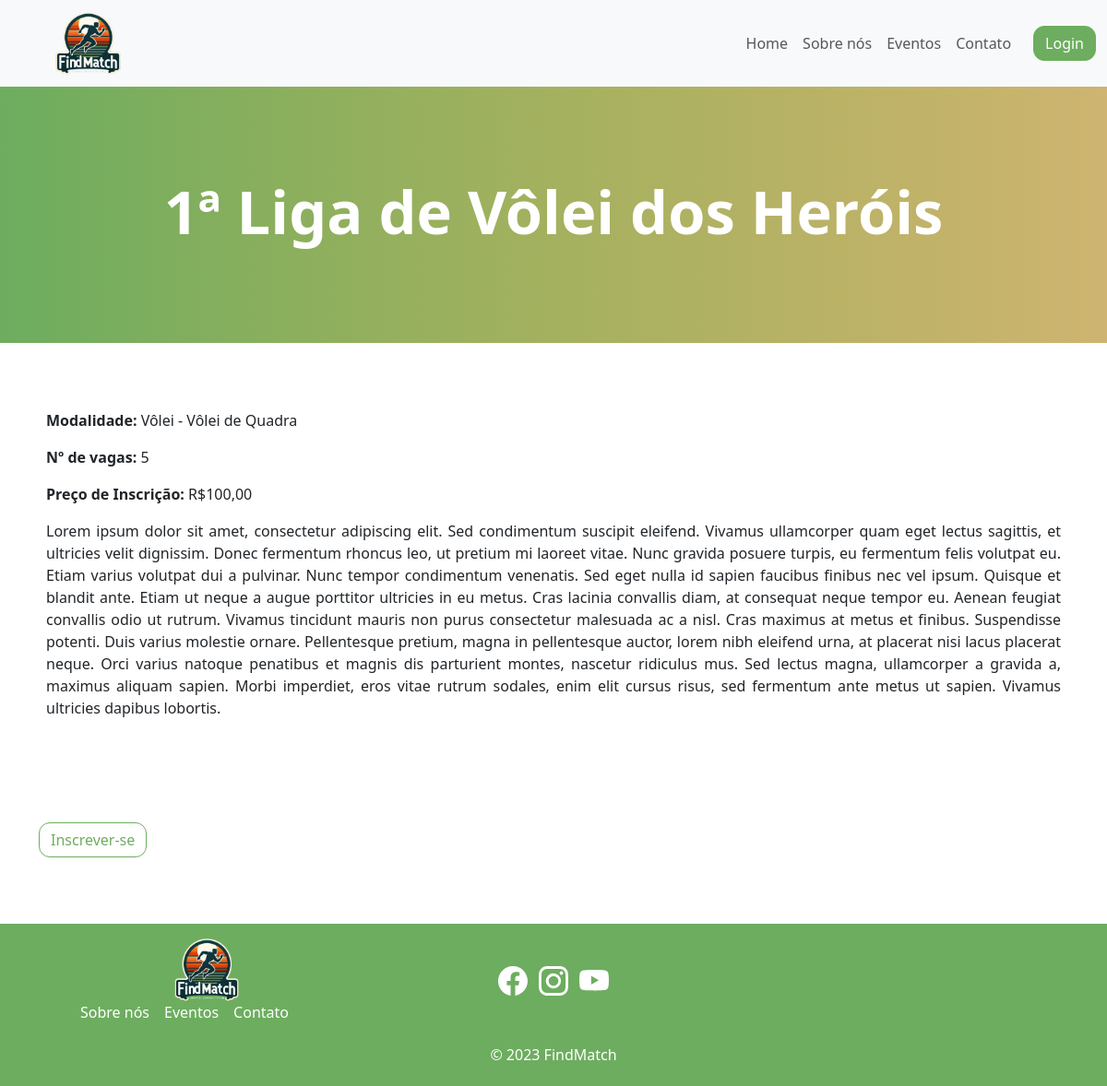
The app's page /competitions/2/ with its own data.
### competitions/models.py (models this page shows, shortened)
class Competition(models.Model):
    organizer = models.ForeignKey(
        User, on_delete=models.PROTECT, verbose_name="Organizador"
    )
    modality = models.ForeignKey(
        Modality, on_delete=models.PROTECT, verbose_name="Modalidade"
    )
    title = models.CharField(max_length=50, verbose_name="Título")
    description = models.TextField(verbose_name="Descrição")
    datetime = models.DateTimeField(verbose_name="Data e Horário")
    created_at = models.DateTimeField(auto_now_add=True, verbose_name="Criado em")
    city = models.CharField(max_length=80, verbose_name="Cidade", blank=True)
    state = BRStateField(verbose_name="Estado", blank=True)
    address = models.CharField(max_length=100, verbose_name="Endereço", blank=True)
    image = models.ImageField(
        null=True, blank=True, upload_to="competitions/", verbose_name="Imagem"
    )
    max_slots = models.PositiveIntegerField(
        default=0,
        verbose_name="Número de vagas",
        help_text="Se não quiser impor um limite de vagas, defina esse campo como 0",
    )
    subscription_price = models.DecimalField(max_digits=6, decimal_places=2, verbose_name="Preço da inscrição", default=0)
    class Meta:
        verbose_name = "Competição"
        verbose_name_plural = "Competições"

### sports/models.py (models this page shows)
class Modality(models.Model):
    sport = models.ForeignKey(Sport, on_delete=models.CASCADE)
    name = models.CharField(max_length=50)
    team_size = models.PositiveSmallIntegerField()
    class Meta:
        verbose_name = "Modalidade"
        verbose_name_plural = "Modalidades"
    def __str__(self):
        return f"{self.sport} - {self.name}"

class Sport(models.Model):
    name = models.CharField(max_length=30)
    class Meta:
        verbose_name = "Esporte"
        verbose_name_plural = "Esportes"
    def __str__(self):
        return f"{self.name}"

### competitions/views.py (the view)
# urls.py: path("<int:pk>/", views.CompetitionDetailView.as_view(), name="detail_competition"),
class CompetitionDetailView(DetailView):
    model = Competition

### competitions/templates/competitions/competition_detail.html (shortened to what this page needs)
{% extends 'base.html' %}
{% load static %}
{% block pre-content %}
<div class="text-center bg-find-match d-flex align-items-center py-5 py-4 mb-4">
    <div class="container">
        <div class="row mx-0 w-100">
            <div class="col-12">
                <h1 class="text-white fw-bold mx-3 fs-32 fs-lg-65 py-5">
                {{object.title}}
                </h1>
            </div>
        </div>
    </div>
</div>
{% endblock pre-content %}
{% block content %}
    <div class="row px-2">
        <div class="col-12">
            <p><b>Modalidade:</b> {{object.modality}}</p>
            {% if object.max_slots != 0%}
                <p><b>Nº de vagas:</b> {{object.max_slots}}</p>
            {% endif %}
            <p><b>Preço de Inscrição:</b> {% if competition.subscription_price > 0 %}R${{competition.subscription_price}}{% else %}Gratuito{% endif %}</p>
        </div>
      <div class="col-12">
        <p class="text-justify">{{object.description}}</p>
      </div>
    </div>
    <div class="row d-flex justify-content-center">
        <div class="col-12">
            <a href="#" class="btn btn-find-match">Inscrever-se</a>
        </div>
    </div>
{% endblock %}

### core/static/core/css/style.css (style rules this page uses)
html { height: 100%; }
body { --white: #fff; --green: #6dad5f; --blue: #0D3038; --orange: #CEB470; }
a { text-decoration: none; }
.bg-find-match { background-image: linear-gradient(to right, #6dad5f, #8aaf5d, #a4b15f, #bab266, #ceb470); }
.btn-find-match { border: 1px solid var(--green); border-radius: 12px; color: var(--green); background-color: var(--white); }

### records on screen
Competition: title "1ª Liga de Vôlei dos Heróis", modality "Vôlei - Vôlei de Quadra", max_slots "5", subscription_price "100,00", description "Lorem ipsum dolor sit amet, consectetur adipiscing elit. Sed condimentum suscipit eleifend. Vivamus ullamcorper quam eget lectus sagittis, et ultricies velit dignissim. Donec fermentum rhoncus leo, ut pretium mi laoreet vitae. Nunc gravida posuere turpis, eu fermentum felis volutpat eu. Etiam varius volutpat dui a pulvinar. Nunc tempor condimentum venenatis. Sed eget nulla id sapien faucibus finibus nec vel ipsum. Quisque et blandit ante. Etiam ut neque a augue porttitor ultricies in eu metus. Cras lacinia convallis diam, at consequat neque tempor eu. Aenean feugiat convallis odio ut rutrum. Vivamus tincidunt mauris non purus consectetur malesuada ac a nisl. Cras maximus at metus et…"
